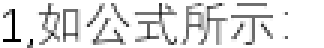
#> input picture hello1.png, 108 x 16 px (shown 3 times larger)
$ python piczq4.py
#> lines starting #> are read from the running program, lines starting #| are printed output that depends on the picture
##PIL图像增强
from PIL import Image,ImageEnhance
image=Image.open('hello1.png')
#> image is the input picture: PIL image 108x16 RGBA; mean R, G, B, A 227.1, 227.1, 227.1, 255
#亮度增强
enh_bri=ImageEnhance.Brightness(image)
brightness=0.8
image_brightened=enh_bri.enhance(brightness)
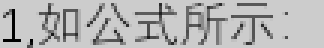
#> image_brightened: PIL image 108x16 RGBA (shown 3 times larger); mean R, G, B, A 181.5, 181.5, 181.5, 255
image_brightened.show()
image_brightened.save('ldhello1.png','PNG')
##色度增强
enh_col=ImageEnhance.Color(image)
color=5
image_colored=enh_col.enhance(color)
image_colored.show()
image_colored.save('cohello1.png','PNG')
#对比度增强
enh_con=ImageEnhance.Contrast(image)
contrast=1.5
image_contrasted=enh_con.enhance(contrast)
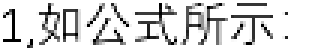
#> image_contrasted: PIL image 108x16 RGBA (shown 3 times larger); mean R, G, B, A 218.3, 218.3, 218.3, 255
image_contrasted.show()
image_contrasted.save('cnhello1.png','PNG')
#锐度增强
enh_sha=ImageEnhance.Sharpness(image)
sharpness=3
image_sharpnessed=enh_sha.enhance(sharpness)
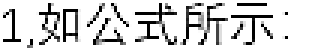
#> image_sharpnessed: PIL image 108x16 RGBA (shown 3 times larger); mean R, G, B, A 214.5, 214.5, 214.5, 255
image_sharpnessed.show()
image_sharpnessed.save('shahello.png','PNG')

$ run again, with hello2.png copied over hello1.png
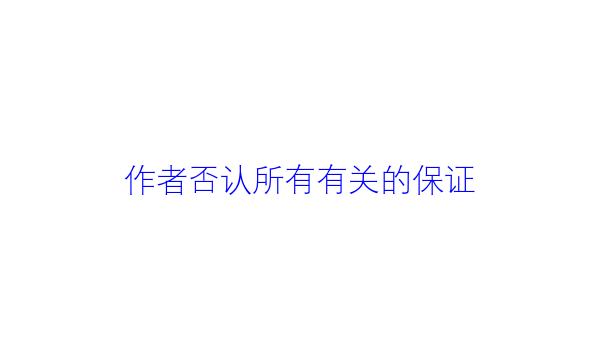
#> input picture hello2.png, 600 x 360 px
#> image is the input picture: PIL image 600x360 RGBA; mean R, G, B, A 253, 253, 255, 255
#> `image_brightened=enh_bri.enhance(brightness)`:
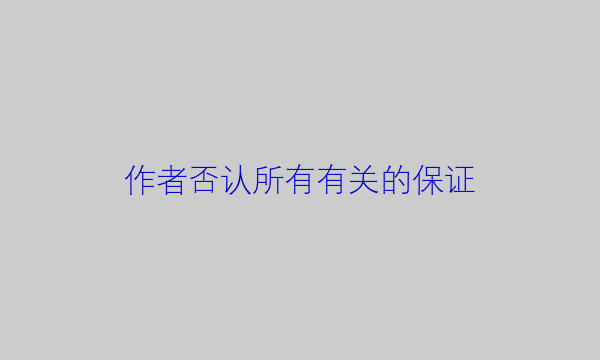
#> image_brightened: PIL image 600x360 RGBA; mean R, G, B, A 202.4, 202.4, 204, 255

$ run again, with a.png copied over hello1.png
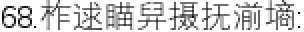
#> input picture a.png, 152 x 16 px (shown 2 times larger)
#> image is the input picture: PIL image 152x16 RGBA; mean R, G, B, A 209.1, 209.1, 209.1, 255
#> `image_brightened=enh_bri.enhance(brightness)`:
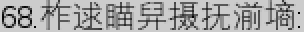
#> image_brightened: PIL image 152x16 RGBA (shown 2 times larger); mean R, G, B, A 167.1, 167.1, 167.1, 255
#> `image_sharpnessed=enh_sha.enhance(sharpness)`:
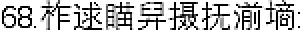
#> image_sharpnessed: PIL image 152x16 RGBA (shown 2 times larger); mean R, G, B, A 190.7, 190.7, 190.7, 255
